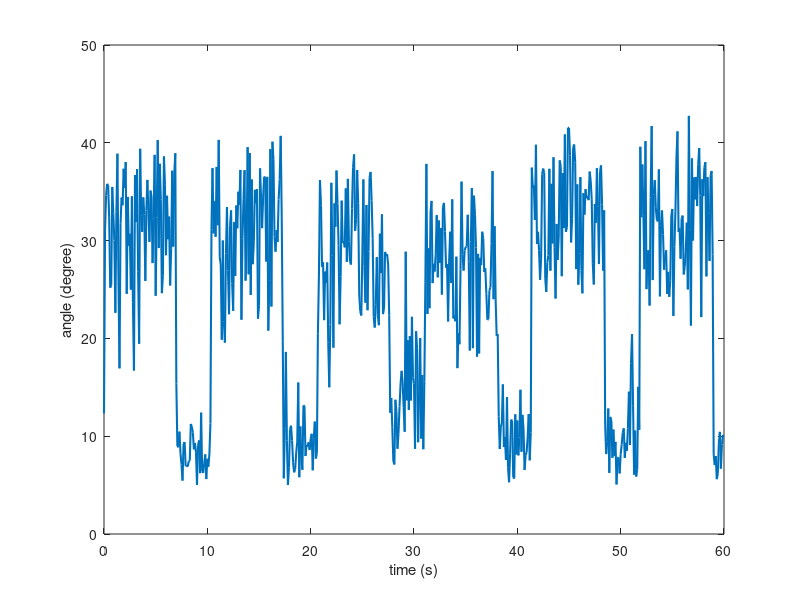
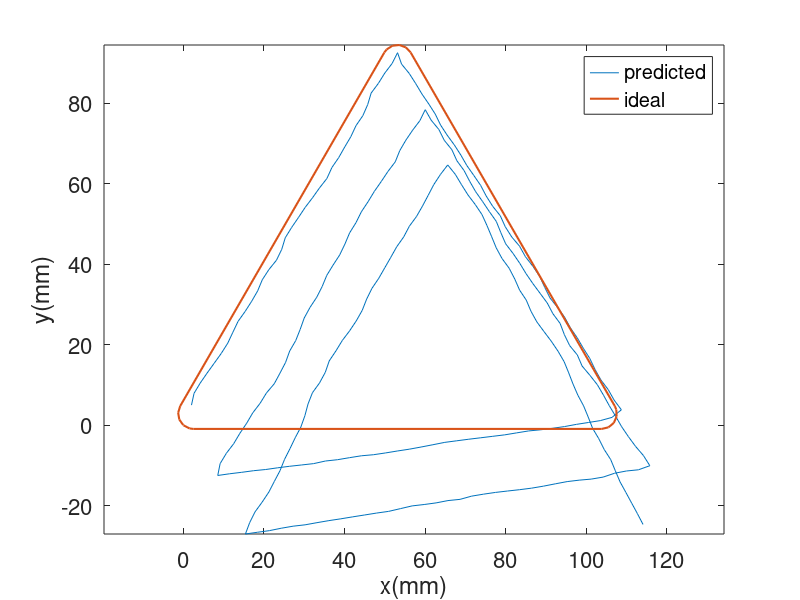
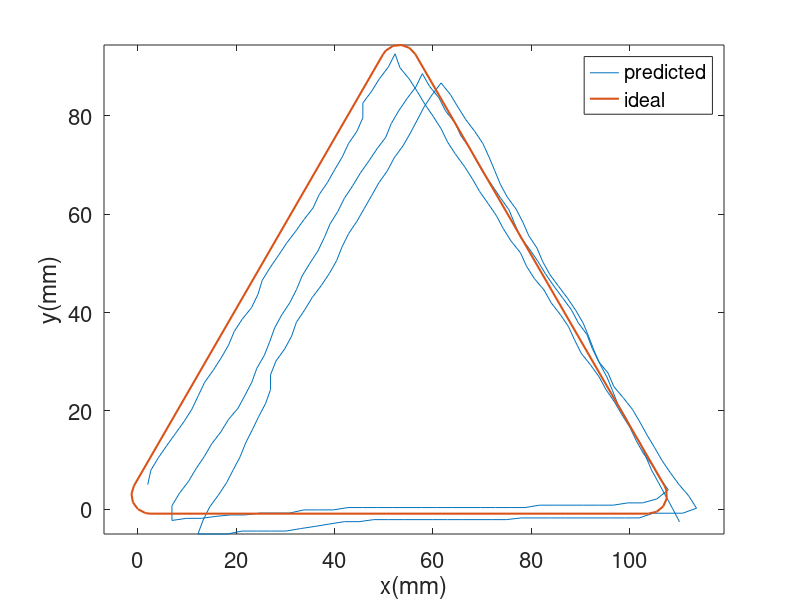

Write the MATLAB code that produced these figures, in order.
load('Result1.mat')


dir = a/10;
figure 
plot(0:0.1:59.9,acos(dir)/pi*180,'linewidth',1.5)
xlabel('time (s)')
ylabel('angle (degree)')


X = [2];
Y = [5];
for i = 1:34
    X = [X;X(i)+sqrt(1-(dir(i))^2)*3];
    Y = [Y;Y(i)+dir(i)*3];
end
for i = 35:69
    X = [X;X(i)+sqrt(1-(dir(i))^2)*3];
    Y = [Y;Y(i)-dir(i)*3];
end
for i = 70:103
    X = [X;X(i)-dir(i)*3];
    Y = [Y;Y(i)-sqrt(1-(dir(i))^2)*3];
end
for i = 104:138
    X = [X;X(i)+sqrt(1-(dir(i))^2)*3];
    Y = [Y;Y(i)+dir(i)*3];
end
for i = 139:173
    X = [X;X(i)+sqrt(1-(dir(i))^2)*3];
    Y = [Y;Y(i)-dir(i)*3];
end
for i = 174:207
    X = [X;X(i)-dir(i)*3];
    Y = [Y;Y(i)-sqrt(1-(dir(i))^2)*3];
end
for i = 208:242
    X = [X;X(i)+sqrt(1-(dir(i))^2)*3];
    Y = [Y;Y(i)+dir(i)*3];
end
for i = 243:276
    X = [X;X(i)+sqrt(1-(dir(i))^2)*3];
    Y = [Y;Y(i)-dir(i)*3];
end
figure
plot(X,Y)
axis equal
hold on
plot(c(:,1)-c(1,1),c(:,2)-c(1,2),'linewidth',1.5)
legend('predicted','ideal')
xlabel('x(mm)')
ylabel('y(mm)')
set(gca,'fontsize',16)



X = [2];
Y = [5];
for i = 1:length(b);
    if dir(i)>0.95 && b(i) == 0
        dir(i) = 1;
    end
end
for i = 1:34
    X = [X;X(i)+sqrt(1-(dir(i))^2)*3];
    Y = [Y;Y(i)+dir(i)*3];
end
for i = 35:69
    X = [X;X(i)+sqrt(1-(dir(i))^2)*3];
    Y = [Y;Y(i)-dir(i)*3];
end
for i = 70:103
    X = [X;X(i)-dir(i)*3];
    Y = [Y;Y(i)-sqrt(1-(dir(i))^2)*3];
end
for i = 104:138
    X = [X;X(i)+sqrt(1-(dir(i))^2)*3];
    Y = [Y;Y(i)+dir(i)*3];
end
for i = 139:173
    X = [X;X(i)+sqrt(1-(dir(i))^2)*3];
    Y = [Y;Y(i)-dir(i)*3];
end
for i = 174:207
    X = [X;X(i)-dir(i)*3];
    Y = [Y;Y(i)-sqrt(1-(dir(i))^2)*3];
end
for i = 208:242
    X = [X;X(i)+sqrt(1-(dir(i))^2)*3];
    Y = [Y;Y(i)+dir(i)*3];
end
for i = 243:276
    X = [X;X(i)+sqrt(1-(dir(i))^2)*3];
    Y = [Y;Y(i)-dir(i)*3];
end
figure
plot(X,Y)
axis equal
hold on
plot(c(:,1)-c(1,1),c(:,2)-c(1,2),'linewidth',1.5)
legend('predicted','ideal')
xlabel('x(mm)')
ylabel('y(mm)')
set(gca,'fontsize',16)
